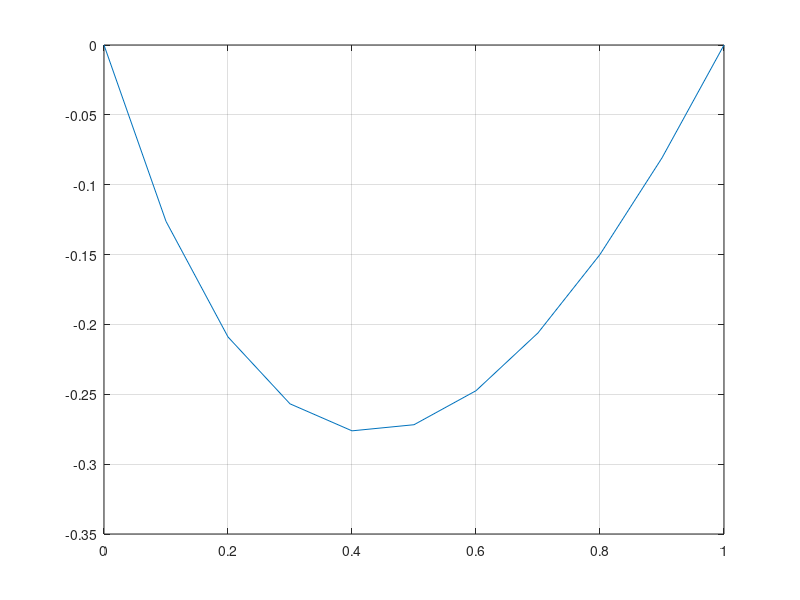

This chart was generated by the following MATLAB code:
function [ U ] = q1()
%UNTITLED Summary of this function goes here
%   Detailed explanation goes here

    dx = 0.1;
    h = dx;
    X = 0:dx:1;
    n = length(X);
    I1 = zeros(n);
    I2 = zeros(n);
    F = zeros(n,1);
    for i=1:n
        if i==1
            
        elseif i==n
            
        else
            I1(i,i)=(p(X(i-1))+2*p(X(i))+p(X (i+1)))/(2*h);
            I1(i,i-1)=-(p(X(i-1))+p(X(i)))/(2*h);
            I1(i,i+1)=-(p(X(i+1))+p(X(i)))/(2*h);
            I2(i,i)=h*q(X(i));
            F(i) = h*f(X(i));
        end
    end
    A = I1+I2;
    A = A(2:n-1,2:n-1);
    %disp(A);
    %disp(F);
    F = F(2:n-1);
    U = A\F;
    U = [0; U ; 0];
    fig = figure();
    plot(X,U);
    grid on;
    %title('Trapezoidal Rule');
    saveas(fig,'q1_trap.jpg');
    
    I1 = zeros(n);
    I2 = zeros(n);
    F = zeros(n,1);
    % Simsons Rule
    for i=1:n
        if i==1
            
        elseif i==n
            
        else
            t1 = (X(i-1)+X(i))/2;
            I1(i,i)=(p(X(i-1))+4*p(t1)+2*p(X(i))+4*p(t1+h)+p(X (i+1)))/(6*h);
            %I1(i,i)=2*(p(X(i-1))+4*p(X(i))+p(X(i+1)))/(6*h);
            I1(i,i-1)=-(p(X(i-1))+4*p(t1)+p(X(i)))/(6*h);
            I1(i,i+1)=-(p(X(i+1))+4*p(t1+h)+p(X(i)))/(6*h);
            %I2(i,i)=h*4*q(X(i))/3;
            I2(i,i)=h*(q(t1)+2*q(X(i))+q(t1+h))/6;
            %F(i) = h*4*f(X(i))/3;
            F(i) = h*(2*f(X(i))+2*f(t1)+2*f(t1+h))/6;
        end
    end
    A = I1+I2;
    A = A(2:n-1,2:n-1);
    F = F(2:n-1);
    U = A\F;
    U = [0; U ; 0];
    hold on;
    plot(X,U);
    legend('trapezoidal','simpson');
%     fig = figure();
%     plot(X,U);
%     grid on;
%     title('Simsons Rule');
%     saveas(fig,'q1_simp.jpg');

    % Or do it by taking A(1,1)=A(N,N)=1
end

function[y] = p(x)
    y=x+1;
end

function[y] = q(x)
    y = x*x+2;
end

function[y] = f(x)
    y = x*x-4;
end
